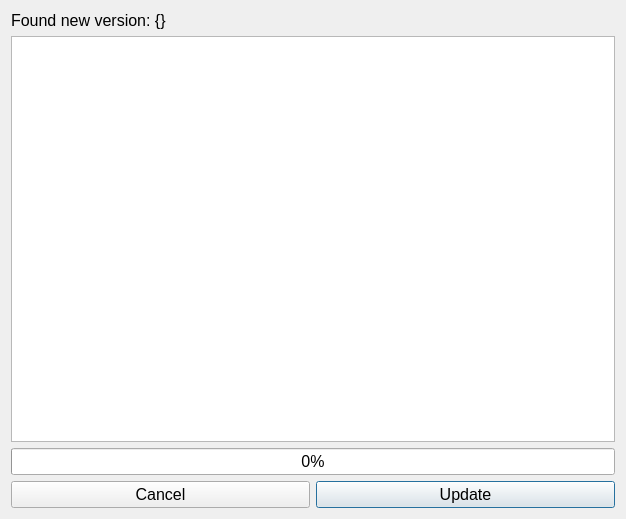
<?xml version="1.0" encoding="UTF-8"?>
<ui version="4.0">
 <class>UpdateDialog</class>
 <widget class="QDialog" name="UpdateDialog">
  <property name="geometry">
   <rect>
    <x>0</x>
    <y>0</y>
    <width>626</width>
    <height>519</height>
   </rect>
  </property>
  <property name="font">
   <font>
    <pointsize>12</pointsize>
   </font>
  </property>
  <property name="windowTitle">
   <string>Updater</string>
  </property>
  <layout class="QVBoxLayout" name="verticalLayout">
   <item>
    <widget class="QLabel" name="label">
     <property name="text">
      <string>Found new version: {}</string>
     </property>
    </widget>
   </item>
   <item>
    <widget class="QTextBrowser" name="textBrowser"/>
   </item>
   <item>
    <widget class="QProgressBar" name="progressBar">
     <property name="value">
      <number>0</number>
     </property>
    </widget>
   </item>
   <item>
    <layout class="QHBoxLayout" name="horizontalLayout">
     <item>
      <widget class="QPushButton" name="cancel_btn">
       <property name="locale">
        <locale language="English" country="UnitedStates"/>
       </property>
       <property name="text">
        <string>Cancel</string>
       </property>
      </widget>
     </item>
     <item>
      <widget class="QPushButton" name="update_btn">
       <property name="locale">
        <locale language="English" country="UnitedStates"/>
       </property>
       <property name="text">
        <string>Update</string>
       </property>
       <property name="default">
        <bool>true</bool>
       </property>
      </widget>
     </item>
    </layout>
   </item>
  </layout>
 </widget>
 <resources/>
 <connections/>
</ui>
